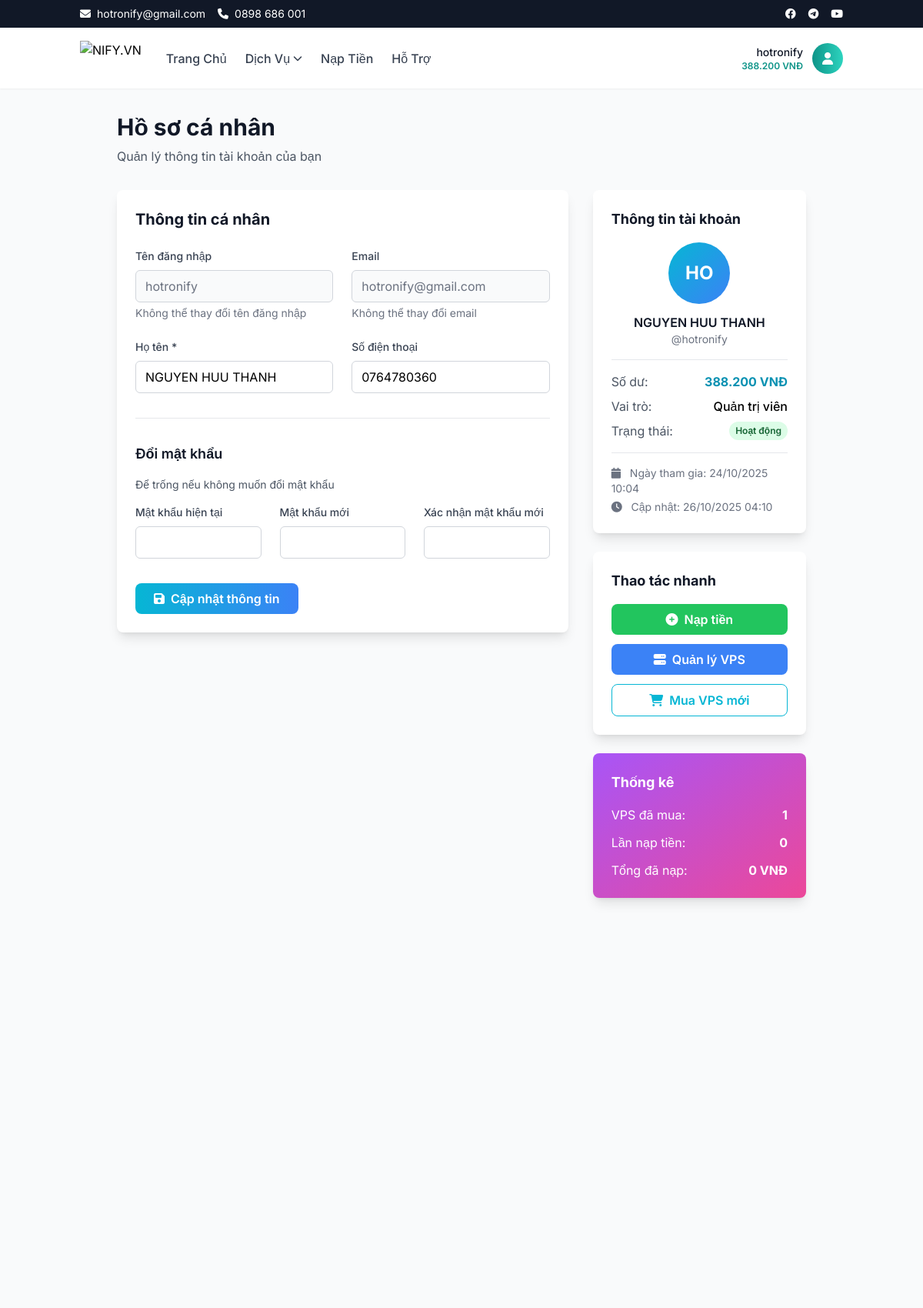
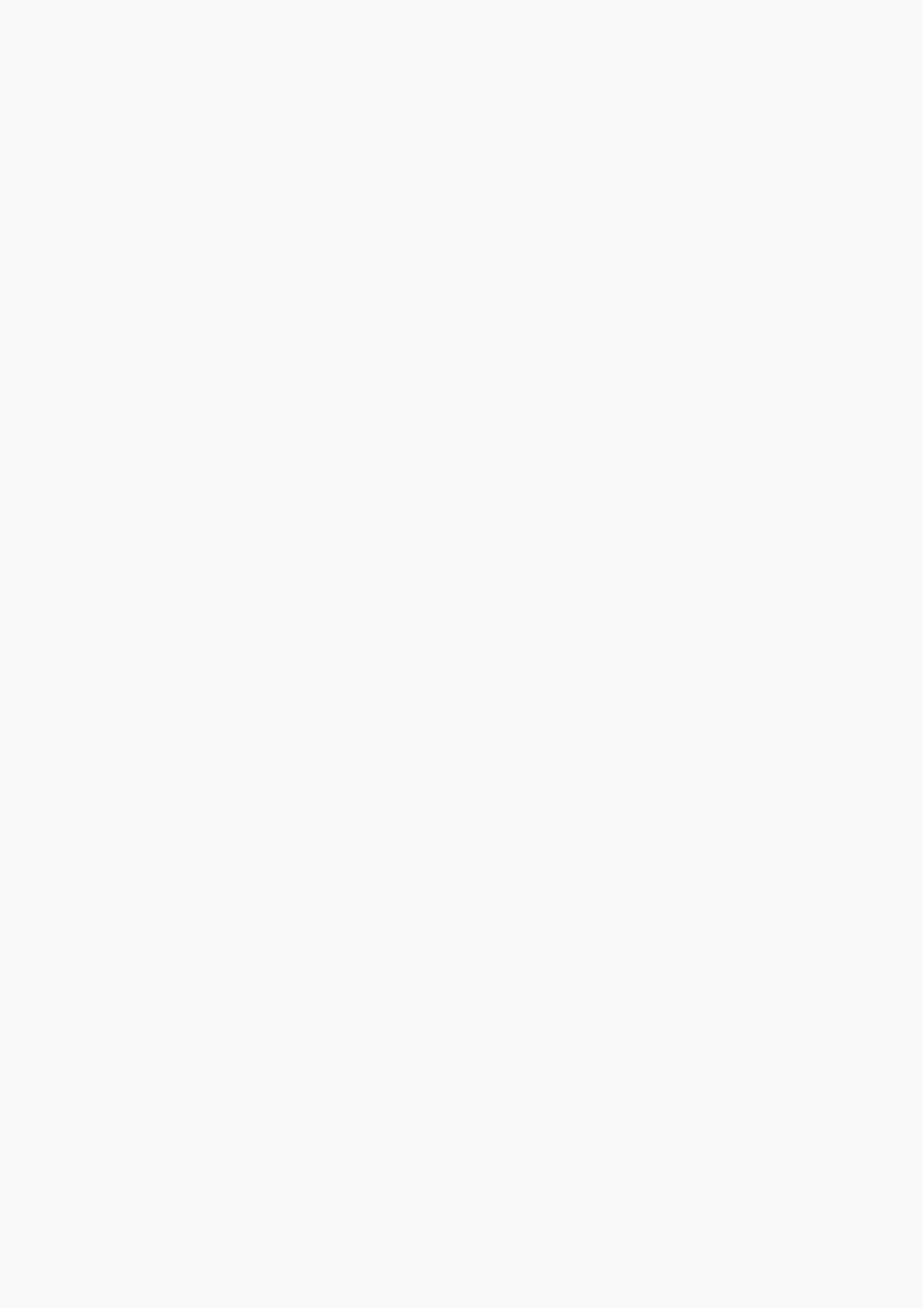
Screenshot of /profile.php (signed in, upper part) with the database file from the repository (2 pictures, top to bottom).
### tables this page shows
CREATE TABLE `users` (
  `id` int(11) NOT NULL,
  `username` varchar(50) NOT NULL,
  `email` varchar(100) NOT NULL,
  `password` varchar(255) NOT NULL,
  `full_name` varchar(100) DEFAULT NULL,
  `phone` varchar(20) DEFAULT NULL,
  `balance` decimal(10,2) DEFAULT 0.00,
  `role` enum('user','admin') DEFAULT 'user',
  `status` enum('active','inactive') DEFAULT 'active',
  `created_at` timestamp NULL DEFAULT current_timestamp(),
  `updated_at` timestamp NULL DEFAULT current_timestamp() ON UPDATE current_timestamp()
);

### profile.php (the view, shortened to what the rows shown need)
<?php
require_once 'database.php';
require_once 'includes/functions.php';
$user = getUser($_SESSION['user_id']);
?>
<div class="min-h-screen bg-gray-50 py-8">
    <div class="container mx-auto px-4">
        <div class="max-w-4xl mx-auto">
            <div class="mb-8">
                <h1 class="text-3xl font-bold text-gray-900 mb-2">Hồ sơ cá nhân</h1>
            </div>
            <div class="grid grid-cols-1 lg:grid-cols-3 gap-8">
                <div class="lg:col-span-2">
                    <div class="bg-white rounded-lg shadow-lg p-6">
                        <h2 class="text-xl font-bold text-gray-900 mb-6">Thông tin cá nhân</h2>
                        <form method="POST">
                            <div class="grid grid-cols-1 md:grid-cols-2 gap-6">
                                <div>
                                    <label for="username" class="block text-sm font-medium text-gray-700 mb-2">
                                        Tên đăng nhập
                                    </label>
                                    <input type="text" id="username" value="<?= htmlspecialchars($user['username']) ?>"
                                           disabled class="w-full px-3 py-2 border border-gray-300 rounded-md bg-gray-50 text-gray-500">
                                    <p class="mt-1 text-sm text-gray-500">Không thể thay đổi tên đăng nhập</p>
                                </div>
                                <div>
                                    <label for="email" class="block text-sm font-medium text-gray-700 mb-2">
                                        Email
                                    </label>
                                    <input type="email" id="email" value="<?= htmlspecialchars($user['email']) ?>"
                                           disabled class="w-full px-3 py-2 border border-gray-300 rounded-md bg-gray-50 text-gray-500">
                                    <p class="mt-1 text-sm text-gray-500">Không thể thay đổi email</p>
                                </div>
                                <div>
                                    <label for="full_name" class="block text-sm font-medium text-gray-700 mb-2">
                                        Họ tên *
                                    </label>
                                    <input type="text" name="full_name" id="full_name" required
                                           value="<?= htmlspecialchars($user['full_name']) ?>"
                                           class="w-full px-3 py-2 border border-gray-300 rounded-md focus:outline-none focus:ring-cyan-500 focus:border-cyan-500">
                                </div>
                                <div>
                                    <label for="phone" class="block text-sm font-medium text-gray-700 mb-2">
                                        Số điện thoại
                                    </label>
                                    <input type="tel" name="phone" id="phone"
                                           value="<?= htmlspecialchars($user['phone']) ?>"
                                           class="w-full px-3 py-2 border border-gray-300 rounded-md focus:outline-none focus:ring-cyan-500 focus:border-cyan-500">
                                </div>
                            </div>
                        </form>
                    </div>
                </div>
                <div class="lg:col-span-1 space-y-6">
                    <div class="bg-white rounded-lg shadow-lg p-6">
                        <div class="space-y-4">
                            <div class="text-center">
                                <div class="w-20 h-20 bg-gradient-to-br from-cyan-500 to-blue-500 rounded-full flex items-center justify-center text-white text-2xl font-bold mx-auto mb-3">
                                    <?= strtoupper(substr($user['username'], 0, 2)) ?>
                                </div>
                                <h4 class="font-semibold text-gray-900"><?= htmlspecialchars($user['full_name']) ?></h4>
                                <p class="text-sm text-gray-500">@<?= htmlspecialchars($user['username']) ?></p>
                            </div>
                            <div class="border-t pt-4">
                                <div class="flex justify-between items-center mb-2">
                                    <span class="text-gray-600">Số dư:</span>
                                    <span class="font-bold text-cyan-600"><?= formatPrice($user['balance']) ?></span>
                                </div>
                            </div>
                            <div class="border-t pt-4">
                                <div class="text-sm text-gray-500">
                                    <div class="mb-1">
                                        <i class="fas fa-calendar mr-2"></i>
                                        Ngày tham gia: <?= formatDate($user['created_at']) ?>
                                    </div>
                                    <div>
                                        <i class="fas fa-clock mr-2"></i>
                                        Cập nhật: <?= formatDate($user['updated_at']) ?>
                                    </div>
                                </div>
                            </div>
                        </div>
                    </div>
                </div>
            </div>
        </div>
    </div>
</div>
<?php
$content = ob_get_clean();
include 'includes/header.php';
?>

### includes/header.php (shortened to what the rows shown need)
<!DOCTYPE html>
<html lang="vi">
<head>
    <script src="https://cdn.tailwindcss.com"></script>
    <link rel="stylesheet" href="https://cdnjs.cloudflare.com/ajax/libs/font-awesome/6.4.0/css/all.min.css">
</head>
<body class="bg-gray-50">
    <header class="bg-white shadow-sm sticky top-0 z-40 glass-effect">
        <nav class="container mx-auto px-4 py-4">
            <div class="flex justify-between items-center">
                <div class="hidden lg:flex items-center space-x-4">
                    <?php if (isLoggedIn()):
                        $user = getUser($_SESSION['user_id']);
                    ?>
                        <div class="flex items-center space-x-3">
                            <div class="text-right">
                                <div class="text-sm font-medium text-gray-900"><?= $_SESSION['username'] ?></div>
                                <div class="text-xs text-teal-600 font-semibold"><?= formatPrice($user['balance']) ?></div>
                            </div>
                            <div class="relative group">
                                <button class="w-10 h-10 bg-gradient-to-r from-teal-600 to-teal-400 rounded-full flex items-center justify-center text-white hover-lift">
                                    <i class="fas fa-user"></i>
                                </button>
                            </div>
                        </div>
                    <?php endif; ?>
                </div>
            </div>
        </nav>
    </header>
    <main>
        <?= $content ?? '' ?>
    </main>
</body>
</html>

### rows the page displays
users: balance "388.200 VNĐ", username "hotronify", email "hotronify@gmail.com", full_name "NGUYEN HUU THANH", phone "0764780360", username "HO", created_at "24/10/2025 10:04", updated_at "26/10/2025 04:10"

### other values shown
$_SESSION['username'] "hotronify"
$orderCount "1"
$depositCount "0"
formatPrice($totalDeposited) "0 VNĐ"
